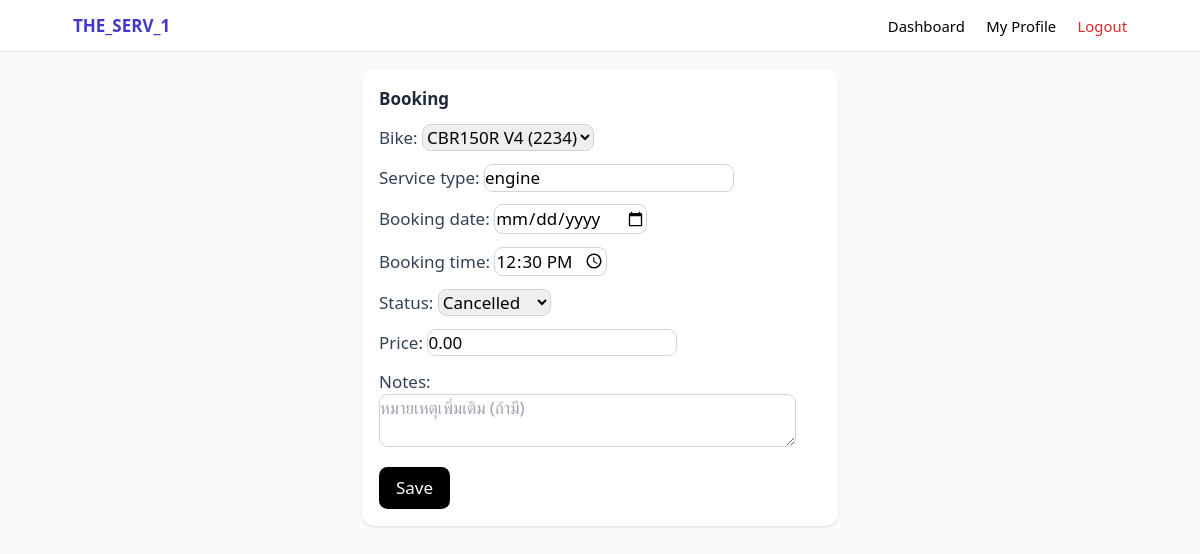
Page /bookings/6/edit/ (signed in) on the committed database.
### core/models.py (models this page shows, shortened)
class Booking(models.Model):
    STATUS_CHOICES = [
        ('pending','Pending'),
        ('confirmed','Confirmed'),
        ('in_progress','In Progress'),
        ('done','Done'),
        ('cancelled','Cancelled')
    ]
    user = models.ForeignKey(settings.AUTH_USER_MODEL, on_delete=models.CASCADE, related_name='bookings')
    bike = models.ForeignKey(Motorbike, on_delete=models.CASCADE, related_name='bookings')
    service_type = models.CharField(max_length=100)
    booking_date = models.DateField(db_index=True)
    booking_time = models.TimeField()
    symptoms = models.TextField(null=True, blank=True, verbose_name='อาการรถ (จองคิว)')
    status = models.CharField(max_length=20, choices=STATUS_CHOICES, default='pending', db_index=True)
    price = models.DecimalField(max_digits=10, decimal_places=2, null=True, blank=True)
    notes = models.TextField(null=True, blank=True)
    mechanic = models.ForeignKey(settings.AUTH_USER_MODEL, on_delete=models.SET_NULL, null=True, blank=True, related_name='assigned_bookings')
    pickup_date = models.DateField(null=True, blank=True)
    created_at = models.DateTimeField(auto_now_add=True)
    class Meta:
        unique_together = ('bike', 'booking_date', 'booking_time')
        indexes = [
            models.Index(fields=['booking_date']),
            models.Index(fields=['status']),
        ]

### core/views.py (the view, shortened to what this page needs)
# urls.py: path('bookings/<int:pk>/edit/', core_views.BookingUpdateView.as_view(), name='booking_edit'),
@method_decorator(login_required, name='dispatch')
class BookingUpdateView(UpdateView):
    model = Booking
    form_class = BookingForm
    template_name = 'core/booking_form.html'
    success_url = reverse_lazy('booking_list')
    def get_queryset(self):
        return Booking.objects.filter(user=self.request.user)
    def get_form(self, *args, **kwargs):
        form = super().get_form(*args, **kwargs)
        form.fields['bike'].queryset = Motorbike.objects.filter(owner=self.request.user)
        return form

### core/forms.py (shortened to what this page needs)
class BookingForm(forms.ModelForm):
    class Meta:
        model = Booking
        fields = ('bike','service_type','booking_date','booking_time','status','price','notes')
        widgets = {
            'booking_date': forms.DateInput(attrs={'type':'date'}),
            'booking_time': forms.TimeInput(attrs={'type':'time'}),
            'notes': forms.Textarea(attrs={'rows':2, 'placeholder':'หมายเหตุเพิ่มเติม (ถ้ามี)'}),
        }

### core/models.py (called while the page is built)
    def __str__(self):
        return f"{self.brand} {self.model} ({self.plate_number or '-'})"

### core/templates/core/booking_form.html (shortened to what this page needs)
{% extends 'base.html' %}
{% block content %}
<div class="bg-white rounded-xl shadow p-4 max-w-md mx-auto">
  <h3 class="font-semibold mb-2">Booking</h3>
  <form method="post" class="space-y-3">
    {% csrf_token %} {{ form.as_p }}
    <button class="px-4 py-2 bg-black text-white rounded-lg">Save</button>
  </form>
</div>
{% endblock %}

### core/templates/base.html (style rules this page uses)
html { font-size: 17px; }
body { line-height: 1.7; }
h1, h2, h3, h4, h5, h6 { font-weight: 700; color: #1e293b; margin-bottom: 0.5em; }
label { font-size: 1rem; font-weight: 500; color: #334155; }
input, select, textarea { font-size: 1rem; padding: 0.5em 0.75em; border-radius: 0.5em; border: 1px solid #cbd5e1; margin-top: 0.2em; margin-bottom: 0.5em; }
.font-semibold { font-weight: 600; }
.rounded-lg { border-radius: 0.7em; }
.rounded-xl { border-radius: 1em; }
.shadow { box-shadow: 0 2px 8px 0 #0001; }

### rows in the picture
Booking: bike "CBR150R V4 (2234)", service_type "engine", booking_time "12:30:00", status "Cancelled", price "0.00"
